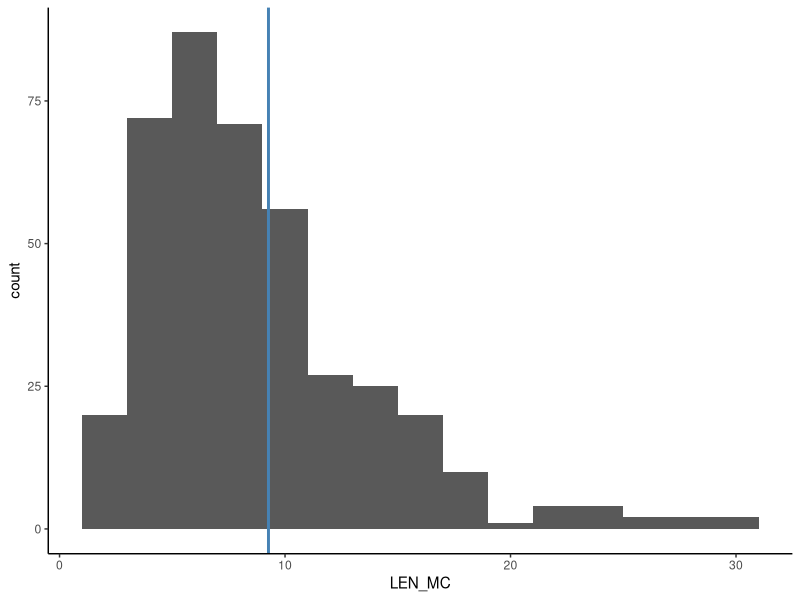
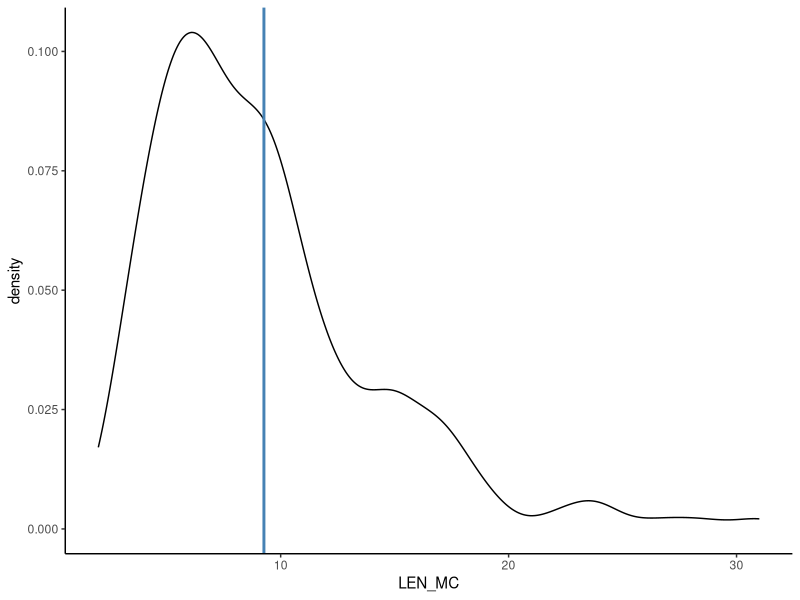
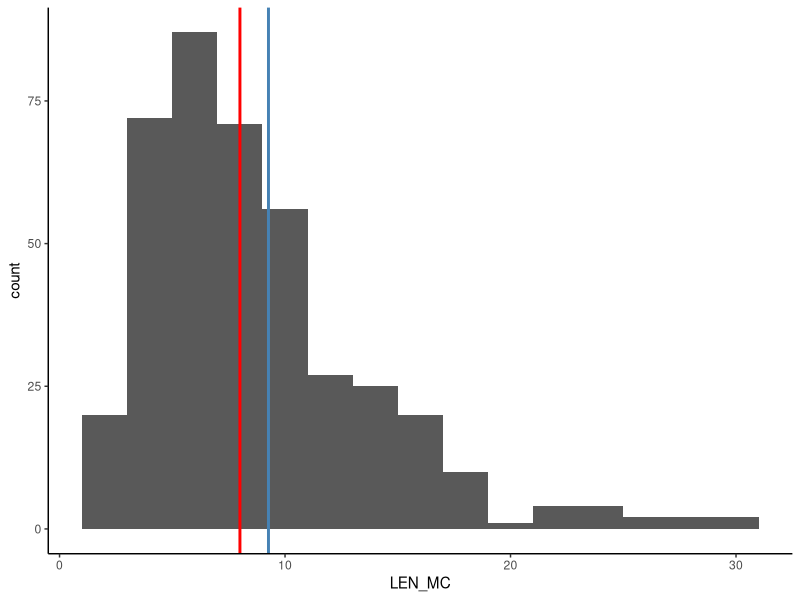
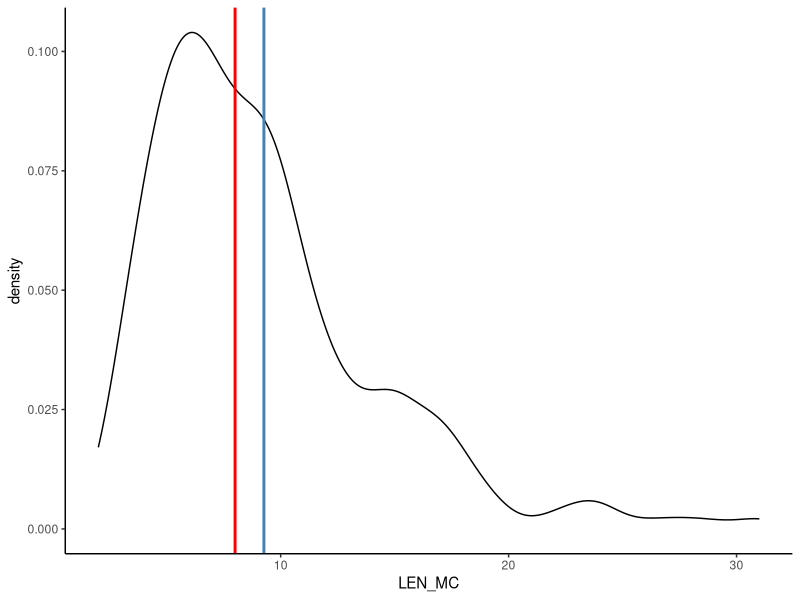
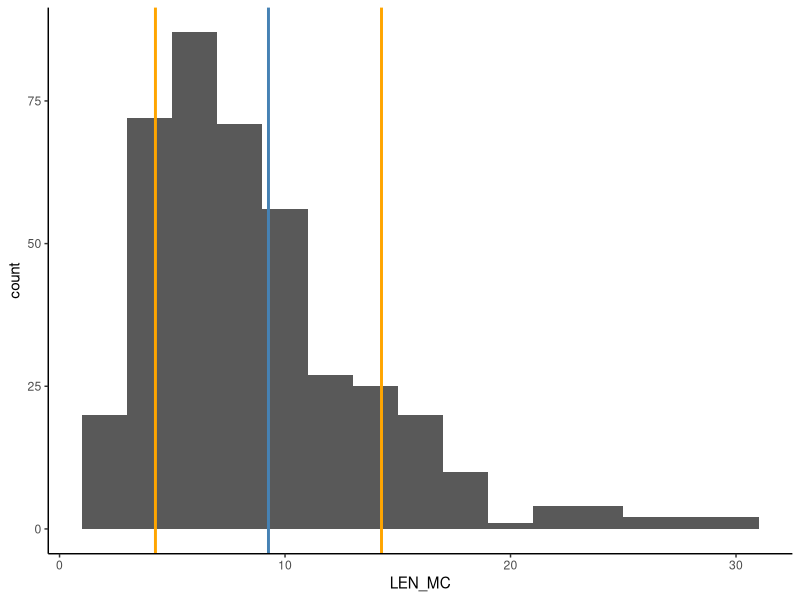
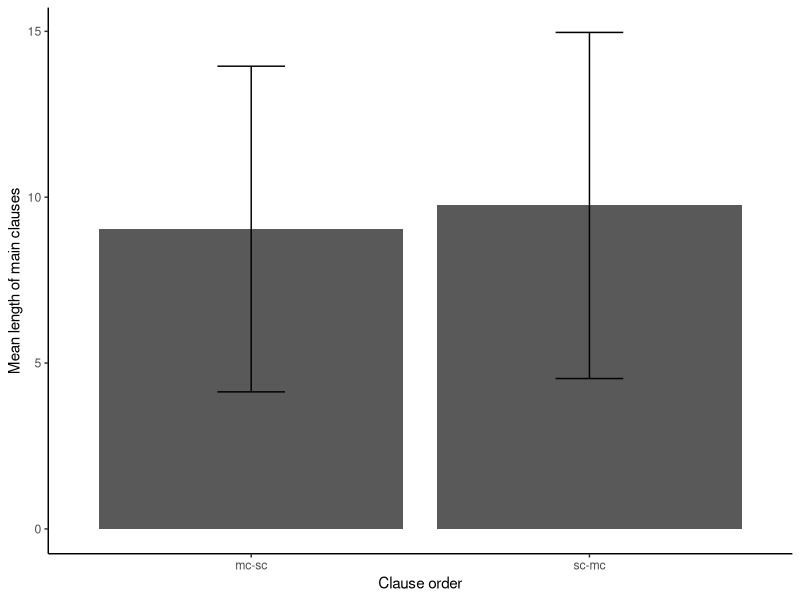
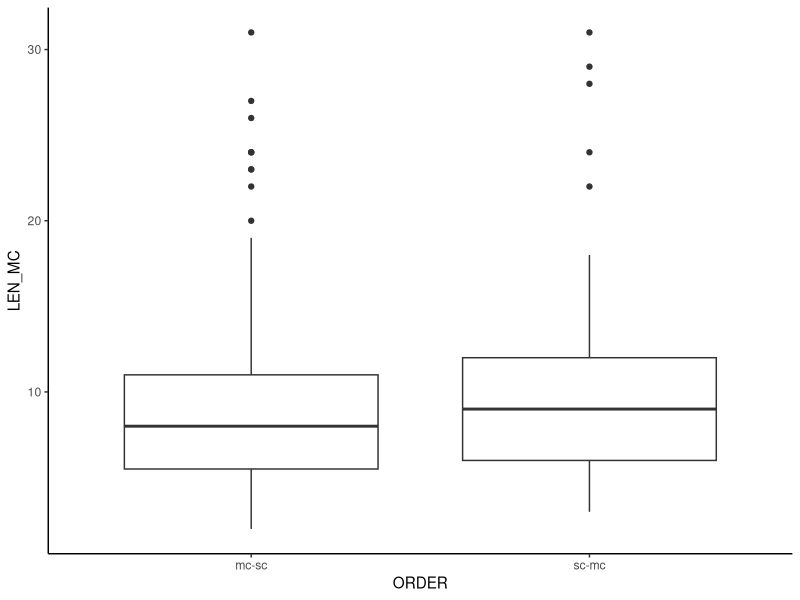
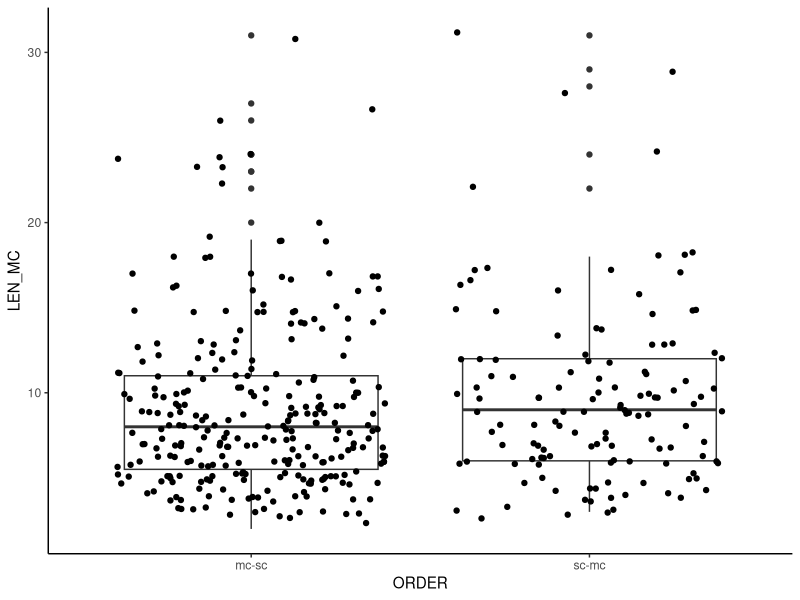

The R script that drew these images, in order:
## ---- chunk 1
knitr::opts_chunk$set(
  warning = FALSE,
  message = FALSE
)
## ---- chunk 2

# Libraries
library("readxl")
library("tidyverse")
library("ggthemes")

# Load data from working directory
cl.order <- read_xlsx("Paquot_Larsson_2020_data.xlsx")

## ---- chunk 3
# Using mean()
mean(cl.order$LEN_MC)

# or by hand:
mean <- 1/length(cl.order$LEN_MC) * sum(cl.order$LEN_MC)

## ---- chunk 4

# Plot distribution of LEN_MC
cl.length.hist <- ggplot(cl.order, aes(x = LEN_MC)) +
                  geom_histogram(binwidth = 2)

cl.length.hist +
  # Add mean
  geom_vline(aes(xintercept = mean(LEN_MC)),
             color = "steelblue",
             linewidth = 1) +
  theme_classic()
  
## ---- chunk 5

# Plot distribution of LEN_MC
cl.length.dens <- ggplot(cl.order, aes(x = LEN_MC)) +
                  geom_density()

cl.length.dens +
  # Add mean
  geom_vline(aes(xintercept = mean(LEN_MC)),
             color = "steelblue",
             linewidth = 1) +
  theme_classic()
  
## ---- chunk 6
# Using median()
median(cl.order$LEN_MC)

# or by hand:
sample_sorted <- sort(cl.order$LEN_MC) # sort values in ascending order

n <- length(cl.order$LEN_MC) # sample size is 403 (odd number!)

median <- sample_sorted[(n + 1) %/% 2] # compute median

## ---- chunk 7
cl.length.hist +
  # Add mean
  geom_vline(aes(xintercept = mean(LEN_MC)), color = "steelblue", linewidth = 1) +
  # Add median
  geom_vline(aes(xintercept = median(LEN_MC)), color = "red", linewidth = 1) +
  theme_classic()
## ---- chunk 8
cl.length.dens +
  # Add mean
  geom_vline(aes(xintercept = mean(LEN_MC)), color = "steelblue", linewidth = 1) +
  # Add median
  geom_vline(aes(xintercept = median(LEN_MC)), color = "red", linewidth = 1) +
  theme_classic()
## ---- chunk 9

# Using var()
var(cl.order$LEN_MC)

# or by hand:

sample_data <- cl.order$LEN_MC

# Calculate the sample standard deviation

var <- 1 / length(sample_data) * sum((sample_data - mean(sample_data))^2) # formula above

# Note that R's var() function applies an additional bias correction measure:

var_corrected <- 1 / (length(sample_data) - 1) * sum((sample_data - mean(sample_data))^2) # equivalent to var()

## ---- chunk 10
# Using sd()
sd(cl.order$LEN_MC)

# or by hand:

sample_data <- cl.order$LEN_MC

# Calculate the sample standard deviation

sd <- sqrt(1 / (length(sample_data) - 1)* sum((sample_data - mean(sample_data))^2))

## ---- chunk 11
cl.length.hist +
  # Add verticle line for the mean
  geom_vline(aes(xintercept = mean(LEN_MC)), color = "steelblue", linewidth = 1) +
  # Add -1sd
  geom_vline(aes(xintercept = mean(LEN_MC) - sd(LEN_MC)), color = "orange", linewidth = 1) +
  # Add +1sd
  geom_vline(aes(xintercept = mean(LEN_MC) + sd(LEN_MC)), color = "orange", linewidth = 1) +
  theme_classic()
## ---- chunk 12

# Create data frame with mean and sd for each clause ORDER

cl.order %>% 
  # Select variables of interest
  select(ORDER, LEN_MC) %>% 
  # Group results of following operations by ORDER
  group_by(ORDER) %>% 
    # Create grouped summary of mean and sd for each ORDER
    summarise(mean = mean(LEN_MC),
                sd = sd(LEN_MC)) -> cl_mean_sd; cl_mean_sd

# Plot results 

ggplot(cl_mean_sd, aes(x = ORDER, y = mean)) +
  # Barplot with a specific variable mapped onto y-axis
  geom_col() +
  # Add mean and standard deviation to the plot
  geom_errorbar(aes(x = ORDER,
                    ymin = mean-sd,
                    ymax = mean+sd), width = .2) +
  theme_classic() +
  labs(y = "Mean length of main clauses", x = "Clause order")
  
## ---- chunk 13
    quantile(cl.order$LEN_MC)
## ---- chunk 14
    quantile(cl.order$LEN_MC, 0)
    quantile(cl.order$LEN_MC, 1)
## ---- chunk 15
ggplot(cl.order, aes(x = ORDER, y = LEN_MC)) +
  geom_boxplot() +
  theme_classic()
## ---- chunk 16
ggplot(cl.order, aes(x = ORDER, y = LEN_MC)) +
  geom_boxplot() +
  geom_jitter() + # add data points 
  theme_classic()
## ---- chunk 17

ggplot(cl.order, aes(x = LEN_MC, fill = ORDER)) +
  geom_density(alpha = 0.5) +
  coord_flip() +
  theme_classic()

## ---- chunk 18

# Step 1: Generate data from a normal distribution
set.seed(123) # for reproducibility
data <- rnorm(1000, mean = 0, sd = 1)

# Step 2: Calculate mean and standard deviation
mean_val <- mean(data)
sd_val <- sd(data)

# Step 3: Create a data frame for plotting
x_values <- seq(mean_val - 3*sd_val, mean_val + 3*sd_val, length.out = 1000)
y_values <- dnorm(x_values, mean = mean_val, sd = sd_val)
plot_data <- data.frame(x = x_values, y = y_values)

# Step 4: Plot the normal distribution curve
#ggplot(plot_data, aes(x = x, y = y)) +
 # geom_line() +
  #labs(title = "Normal Distribution",
   #    x = "X",
    #   y = "Density")

# Step 5: Add markers at mean, mean +/- 1 SD, mean +/- 2 SD, and mean +/- 3 SD
ggplot(plot_data, aes(x = x, y = y)) +
  geom_line() +
  geom_vline(xintercept = c(mean_val - 3*sd_val, mean_val - 2*sd_val, mean_val - sd_val, mean_val, mean_val + sd_val, mean_val + 2*sd_val, mean_val + 3*sd_val), color = "darkgreen", linetype = "dashed") +
  geom_text(aes(x = mean_val - 3*sd_val, label = "-3 SD"), y = 0.1, vjust = -0.5) +
  geom_text(aes(x = mean_val - 2*sd_val, label = "-2 SD"), y = 0.1, vjust = -0.5) +
  geom_text(aes(x = mean_val - sd_val, label = "-1 SD"), y = 0.1, vjust = -0.5) +
  geom_text(aes(x = mean_val, label = "Mean"), y = 0.1, vjust = -0.5) +
  geom_text(aes(x = mean_val + sd_val, label = "+1 SD"), y = 0.1, vjust = -0.5) +
  geom_text(aes(x = mean_val + 2*sd_val, label = "+2 SD"), y = 0.1, vjust = -0.5) +
  geom_text(aes(x = mean_val + 3*sd_val, label = "+3 SD"), y = 0.1, vjust = -0.5) +
  labs(title = "Normal Distribution",
       x = "X",
       y = "Density") +
  theme_minimal()

## ---- chunk 19

#Step 1: Define the probability of success
p <- 0.3  # You can change this value to see different scenarios

# Step 2: Create a data frame for the Bernoulli distribution
bernoulli_data <- data.frame(
  outcome = c(0, 1),
  probability = c(1 - p, p)
)

# Step 3: Plot the Bernoulli distribution
ggplot(bernoulli_data, aes(x = factor(outcome), y = probability)) +
  geom_bar(stat = "identity", fill = "skyblue") +
  geom_text(aes(label = round(probability, 2)), vjust = -0.5) +
  labs(title = "Bernoulli Distribution",
       x = "Outcome",
       y = "Probability") +
  theme_minimal()

